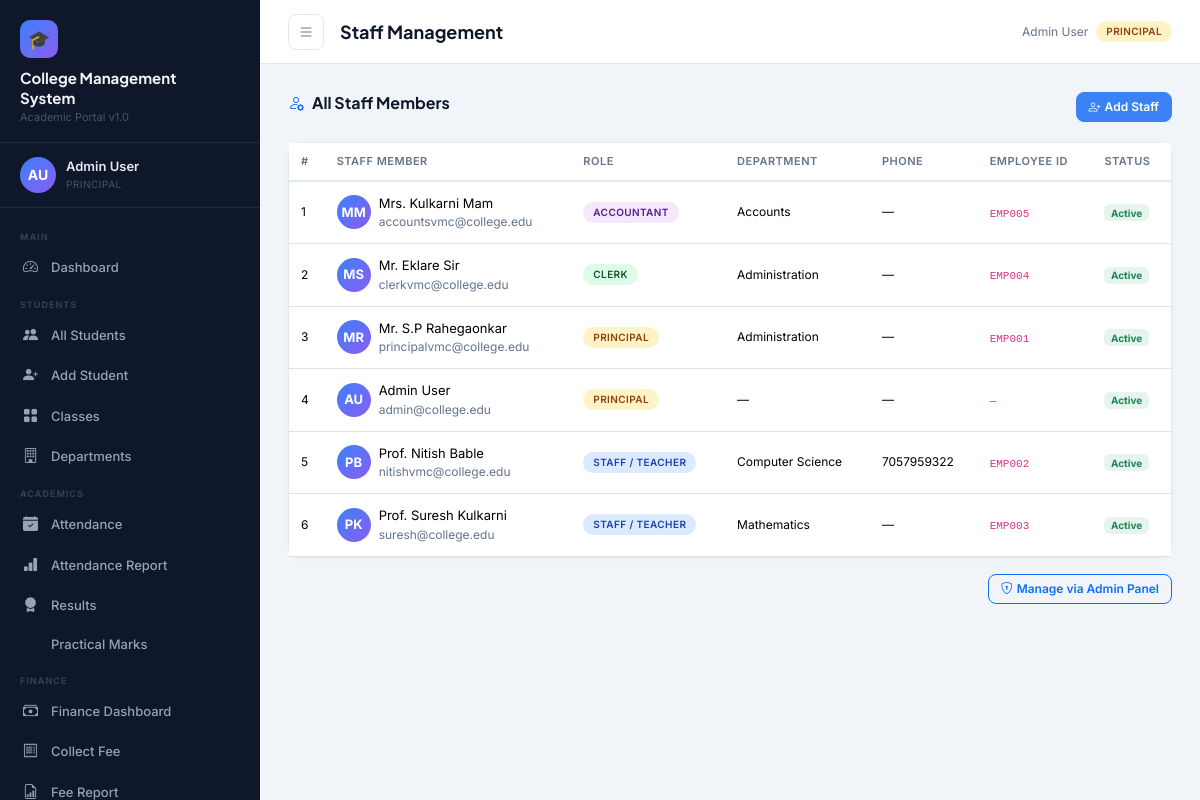
The app's page /accounts/users/ (signed in) with its own data.
### accounts/models.py (models this page shows, shortened)
class User(AbstractUser):
    ROLE_CHOICES = [
        ('principal', 'Principal'),
        ('staff', 'Staff / Teacher'),
        ('clerk', 'Clerk'),
        ('accountant', 'Accountant'),
    ]
    role = models.CharField(max_length=20, choices=ROLE_CHOICES, default='staff')
    phone = models.CharField(max_length=15, blank=True)
    address = models.TextField(blank=True)
    profile_photo = models.ImageField(upload_to='profiles/', blank=True, null=True)
    department = models.CharField(max_length=100, blank=True)
    employee_id = models.CharField(max_length=20, unique=True, null=True, blank=True)
    @property
    def is_principal(self):
        return self.role == 'principal'

### accounts/views.py (the view)
# urls.py: path('users/', views.manage_users, name='manage_users'),
@login_required
def manage_users(request):
    if not request.user.is_principal:
        messages.error(request, "Access denied")
        return redirect('dashboard')
    if request.method == 'POST':
        form = CreateUserForm(request.POST)
        if form.is_valid():
            form.save()
            messages.success(request, "Staff added")
            return redirect('manage_users')
    else:
        form = CreateUserForm()
    users = User.objects.all().order_by('role')
    return render(request,
                  'accounts/manage_users.html',
                  {
                      'users': users,
                      'form': form
                  })

### templates/accounts/manage_users.html (shortened to what this page needs)
{% extends 'base.html' %}
{% block page_title %}Staff Management{% endblock %}
{% block content %}
<div class="section-header">
  <h5><i class="bi bi-person-gear text-primary me-2"></i>All Staff Members</h5>
  <a href="/admin/accounts/user/add/" class="btn btn-primary btn-sm"><i class="bi bi-person-plus me-1"></i>Add Staff</a>
</div>
<div class="card">
  <div class="card-body p-0">
    <table class="table table-hover mb-0">
      <thead>
        <tr><th>#</th><th>Staff Member</th><th>Role</th><th>Department</th><th>Phone</th><th>Employee ID</th><th>Status</th></tr>
      </thead>
      <tbody>
        {% for user in users %}
        <tr>
          <td class="text-muted-sm">{{ forloop.counter }}</td>
          <td>
            <div class="d-flex align-items-center gap-2">
              <div style="width:34px;height:34px;border-radius:50%;background:linear-gradient(135deg,#3b82f6,#8b5cf6);display:flex;align-items:center;justify-content:center;font-size:13px;font-weight:700;color:#fff;flex-shrink:0;">
                {{ user.first_name|first|upper }}{{ user.last_name|first|upper }}
              </div>
              <div>
                <div class="fw-600" style="font-size:13px;">{{ user.get_full_name|default:user.username }}</div>
                <div class="text-muted-sm">{{ user.email|default:"—" }}</div>
              </div>
            </div>
          </td>
          <td><span class="badge-role badge-{{ user.role }}">{{ user.get_role_display }}</span></td>
          <td class="text-muted-sm">{{ user.department|default:"—" }}</td>
          <td class="text-muted-sm">{{ user.phone|default:"—" }}</td>
          <td><code style="font-size:11px;">{{ user.employee_id|default:"—" }}</code></td>
          <td>
            <span class="badge bg-{% if user.is_active %}success{% else %}danger{% endif %} bg-opacity-10 text-{% if user.is_active %}success{% else %}danger{% endif %}" style="font-size:10px;">
              {% if user.is_active %}Active{% else %}Inactive{% endif %}
            </span>
          </td>
        </tr>
        {% empty %}
        <tr><td colspan="7" class="text-center text-muted-sm py-3">No staff members found</td></tr>
        {% endfor %}
      </tbody>
    </table>
  </div>
</div>
<div class="mt-3 text-end">
  <a href="/admin/accounts/user/" class="btn btn-outline-primary btn-sm"><i class="bi bi-shield-lock me-1"></i>Manage via Admin Panel</a>
</div>
{% endblock %}

### templates/base.html (shortened to what this page needs)
{% load static %}
<!DOCTYPE html>
<html lang="en">
<head>
  <link href="https://cdn.jsdelivr.net/npm/bootstrap@5.3.2/dist/css/bootstrap.min.css" rel="stylesheet"/>
  <link href="https://cdn.jsdelivr.net/npm/bootstrap-icons@1.11.3/font/bootstrap-icons.css" rel="stylesheet"/>
<link rel="stylesheet"
href="https://cdnjs.cloudflare.com/ajax/libs/cropperjs/1.6.1/cropper.min.css"/>
</head>
<body>
<aside class="sidebar" id="sidebar">
  <div class="sidebar-brand">
    <div class="logo-icon">🎓</div>
    <div class="college-name">College Management<br>System</div>
    <div class="college-subtitle">Academic Portal v1.0</div>
  </div>
  <div class="sidebar-user">
    {% if request.user.profile_photo %}
    <img src="{{ request.user.profile_photo.url }}"
         class="avatar"
         style="object-fit:cover;">
{% else %}
    <div class="avatar">
        {{ request.user.first_name|first|upper }}{{ request.user.last_name|first|upper }}
    </div>
{% endif %}
    <div class="user-info">
      <div class="name">{{ request.user.get_full_name|default:request.user.username }}</div>
      <div class="role">{{ request.user.get_role_display }}</div>
    </div>
  </div>
  <nav class="sidebar-nav">
    <div class="nav-section-label">Main</div>
    <div class="nav-item">
      <a href="{% url 'dashboard' %}" class="{% if request.resolver_match.url_name == 'dashboard' %}active{% endif %}">
        <i class="bi bi-speedometer2"></i> Dashboard
      </a>
    </div>
    <div class="nav-section-label">Students</div>
    <div class="nav-item">
      <a href="{% url 'student_list' %}" class="{% if 'student' in request.resolver_match.url_name %}active{% endif %}">
        <i class="bi bi-people-fill"></i> All Students
      </a>
    </div>
    {% if request.user.role in 'principal,clerk' %}
    <div class="nav-item">
      <a href="{% url 'student_add' %}"><i class="bi bi-person-plus-fill"></i> Add Student</a>
    </div>
    {% endif %}
    <div class="nav-item">
      <a href="{% url 'class_list' %}"><i class="bi bi-grid-fill"></i> Classes</a>
    </div>
    <div class="nav-item">
      <a href="{% url 'department_list' %}"><i class="bi bi-building"></i> Departments</a>
    </div>
    <div class="nav-section-label">Academics</div>
    <div class="nav-item">
      <a href="{% url 'attendance_dashboard' %}" class="{% if 'attendance' in request.resolver_match.url_name %}active{% endif %}">
        <i class="bi bi-calendar-check-fill"></i> Attendance
      </a>
    </div>
    <div class="nav-item">
      <a href="{% url 'attendance_report' %}"><i class="bi bi-bar-chart-fill"></i> Attendance Report</a>
    </div>
    <div class="nav-item">
      <a href="{% url 'results_dashboard' %}" class="{% if 'result' in request.resolver_match.url_name or 'exam' in request.resolver_match.url_name %}active{% endif %}">
        <i class="bi bi-award-fill"></i> Results
      </a>
    </div>
    <div class="nav-item">
      <a href="{% url 'practical_marks' %}"> Practical Marks</a>
    </div>
    {% if request.user.role == 'accountant' or request.user.role == 'principal' %}
    <div class="nav-section-label">Finance</div>
    <div class="nav-item">
      <a href="{% url 'finance_dashboard' %}" class="{% if 'finance' in request.resolver_match.url_name or 'fee' in request.resolver_match.url_name or 'expense' in request.resolver_match.url_name %}active{% endif %}">
        <i class="bi bi-cash-stack"></i> Finance Dashboard
      </a>
    </div>
    <div class="nav-item">
      <a href="{% url 'collect_fee' %}"><i class="bi bi-receipt"></i> Collect Fee</a>
    </div>
    <div class="nav-item">
      <a href="{% url 'fee_report' %}"><i class="bi bi-file-earmark-bar-graph"></i> Fee Report</a>
    </div>
    {% endif %}
  </nav>
</aside>
<div class="main-wrap">
  <div class="topbar">
    <button class="btn-icon sidebar-toggle" onclick="document.getElementById('sidebar').classList.toggle('open')">
      <i class="bi bi-list"></i>
    </button>
    <div class="page-title">{% block page_title %}Dashboard{% endblock %}</div>
    <div class="d-flex align-items-center gap-2">
      <span class="text-muted-sm d-none d-md-inline">{{ request.user.get_full_name|default:request.user.username }}</span>
      <span class="badge-role badge-{{ request.user.role }}">{{ request.user.get_role_display }}</span>
    </div>
  </div>
  <div class="main-content">
    {% block content %}{% endblock %}
  </div>
</div>
</body>
</html>

### templates/base.html (style rules this page uses)
:root { --sidebar-bg: #0f172a; --sidebar-width: 260px; --sidebar-text: #94a3b8; --sidebar-hover: #1e293b; --sidebar-active: #3b82f6; --topbar-h: 64px; --accent: #3b82f6; --accent2: #8b5cf6; --success: #10b981; --warning: #f59e0b; --danger: #ef4444; --bg: #f1f5f9; --card-bg: #ffffff; --text-primary: #0f172a; --text-secondary: #64748b; --border: #e2e8f0; }
* { box-sizing: border-box; margin: 0; padding: 0; }
body { font-family: 'Inter', sans-serif; background: var(--bg); color: var(--text-primary); overflow-x: hidden; }
.sidebar { position: fixed; top: 0; left: 0; height: 100vh; width: var(--sidebar-width); background: var(--sidebar-bg); z-index: 1000; display: flex; flex-direction: column; transition: transform .3s ease; overflow-y: auto; }
.sidebar-brand { padding: 20px 20px 16px; border-bottom: 1px solid #1e293b; }
.sidebar-brand .college-name { font-family: 'Plus Jakarta Sans', sans-serif; font-size: 15px; font-weight: 700; color: #f1f5f9; line-height: 1.3; }
.sidebar-brand .college-subtitle { font-size: 11px; color: #475569; margin-top: 2px; }
.sidebar-brand .logo-icon { width: 38px; height: 38px; background: linear-gradient(135deg, var(--accent), var(--accent2)); border-radius: 10px; display: flex; align-items: center; justify-content: center; font-size: 18px; margin-bottom: 10px; }
.sidebar-user { padding: 14px 20px; border-bottom: 1px solid #1e293b; display: flex; align-items: center; gap: 10px; }
.sidebar-user .avatar { width: 36px; height: 36px; border-radius: 50%; background: linear-gradient(135deg, var(--accent), var(--accent2)); display: flex; align-items: center; justify-content: center; font-size: 14px; font-weight: 700; color: #fff; flex-shrink: 0; }
.sidebar-user .user-info .name { font-size: 13px; font-weight: 600; color: #e2e8f0; }
.sidebar-user .user-info .role { font-size: 10px; color: #475569; text-transform: uppercase; letter-spacing: .5px; }
.sidebar-nav { padding: 12px 0; flex: 1; }
.nav-section-label { font-size: 9px; font-weight: 700; text-transform: uppercase; letter-spacing: 1px; color: #334155; padding: 10px 20px 4px; }
.nav-item a { display: flex; align-items: center; gap: 10px; padding: 9px 20px; color: var(--sidebar-text); text-decoration: none; font-size: 13px; font-weight: 500; border-left: 3px solid transparent; transition: all .2s; }
.nav-item a i { font-size: 15px; width: 18px; flex-shrink: 0; }
.main-wrap { margin-left: var(--sidebar-width); min-height: 100vh; display: flex; flex-direction: column; }
.topbar { position: sticky; top: 0; height: var(--topbar-h); background: var(--card-bg); border-bottom: 1px solid var(--border); display: flex; align-items: center; padding: 0 28px; gap: 16px; z-index: 100; }
.topbar .page-title { font-family: 'Plus Jakarta Sans',sans-serif; font-size: 18px; font-weight: 700; flex: 1; }
.topbar .btn-icon { width: 36px; height: 36px; border-radius: 8px; border: 1px solid var(--border); background: transparent; display: flex; align-items: center; justify-content: center; cursor: pointer; transition: background .2s; color: var(--text-secondary); }
.main-content { flex: 1; padding: 28px; }
.card { border: 1px solid var(--border); border-radius: 14px; background: var(--card-bg); box-shadow: 0 1px 4px rgba(0,0,0,.04); }
.table { font-size: 13px; }
.table thead th { font-size: 11px; text-transform: uppercase; letter-spacing: .5px; color: var(--text-secondary); border-bottom: 2px solid var(--border); font-weight: 600; padding: 10px 12px; }
.table tbody td { padding: 12px; vertical-align: middle; }
.badge-role { display: inline-block; font-size: 10px; padding: 3px 10px; border-radius: 100px; font-weight: 600; text-transform: uppercase; letter-spacing: .4px; }
.badge-principal { background: #fef3c7; color: #92400e; }
.badge-staff { background: #dbeafe; color: #1e40af; }
.badge-clerk { background: #dcfce7; color: #14532d; }
.badge-accountant { background: #f3e8ff; color: #581c87; }
.btn { border-radius: 8px; font-size: 13px; font-weight: 600; padding: 8px 16px; }
.btn-primary { background: var(--accent); border-color: var(--accent); }
.btn-sm { padding: 5px 12px; font-size: 12px; }
.sidebar-toggle { display: none; }
.text-muted-sm { font-size: 12px; color: var(--text-secondary); }
.section-header { display: flex; align-items: center; justify-content: space-between; margin-bottom: 20px; }
.section-header h5 { font-family: 'Plus Jakarta Sans',sans-serif; font-weight: 700; font-size: 16px; }
.avatar { width:36px; height:36px; border-radius:50%; object-fit:cover; }

### records on screen
User: user.first_name|first "A", user.last_name|first "U", user.get_full_name "Admin User", user.role "PRINCIPAL", first_name|first "A", last_name|first "U", get_full_name "Admin User", email "admin@college.edu", role "PRINCIPAL", department "—", phone "—", employee_id "—", is_active "Active"
User: first_name|first "M", last_name|first "M", get_full_name "Mrs. Kulkarni Mam", email "accountsvmc@college.edu", role "ACCOUNTANT", department "Accounts", phone "—", employee_id "EMP005", is_active "Active"
User: first_name|first "M", last_name|first "S", get_full_name "Mr. Eklare Sir", email "clerkvmc@college.edu", role "CLERK", department "Administration", phone "—", employee_id "EMP004", is_active "Active"
User: first_name|first "M", last_name|first "R", get_full_name "Mr. S.P Rahegaonkar", email "principalvmc@college.edu", role "PRINCIPAL", department "Administration", phone "—", employee_id "EMP001", is_active "Active"
User: first_name|first "P", last_name|first "B", get_full_name "Prof. Nitish Bable", email "nitishvmc@college.edu", role "STAFF / TEACHER", department "Computer Science", phone "7057959322", employee_id "EMP002", is_active "Active"
User: first_name|first "P", last_name|first "K", get_full_name "Prof. Suresh Kulkarni", email "suresh@college.edu", role "STAFF / TEACHER", department "Mathematics", phone "—", employee_id "EMP003", is_active "Active"
